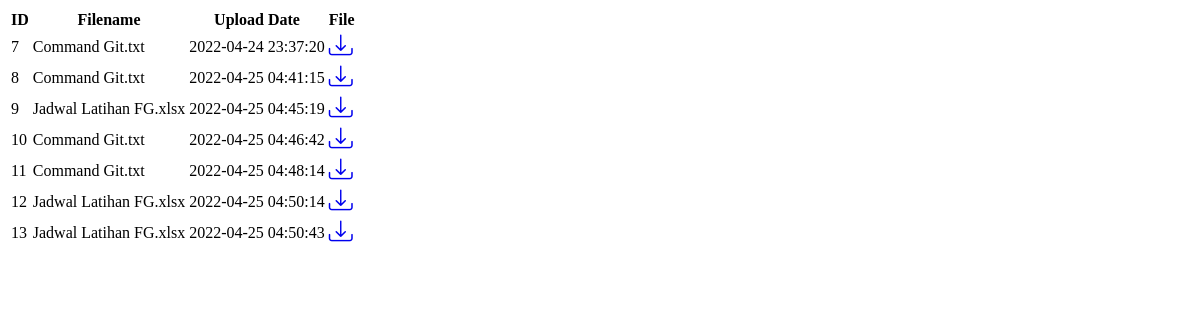
Page /question_list.php on the earlier database version.
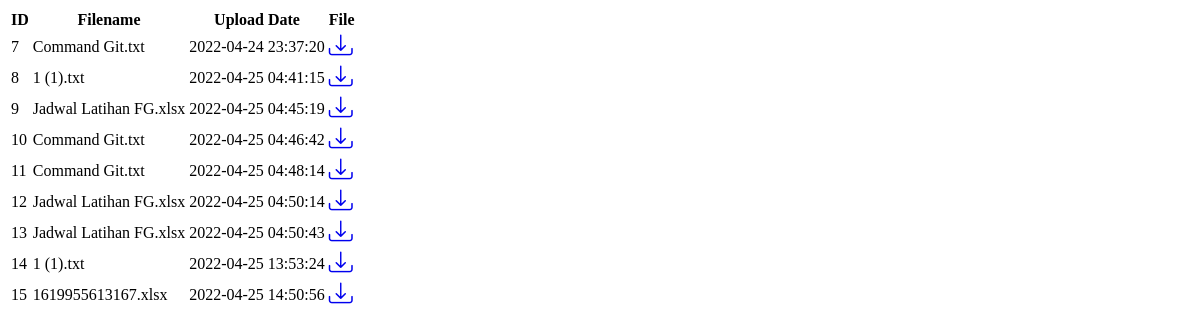
Same page on the later database version.
### tables this page shows
CREATE TABLE `assignment_questions` (
  `assignment_question_id` int(10) UNSIGNED NOT NULL,
  `question_filename` varchar(255) NOT NULL,
  `question_upload_date` datetime NOT NULL,
  `assignment_id` int(10) UNSIGNED DEFAULT NULL
);

### Model/AssignmentQuestion.php (called while the page is built, shortened)
<?php
class AssignmentQuestion
{
    private $dbConn;
    public function __construct()
    {
        require_once("DbConnect.php");
        $db = new DbConnect;
        $this->dbConn = $db->connect();
    }
    public function getAllQuestions()
    {
        $stmt = $this->dbConn->prepare("SELECT * FROM assignment_questions");
        try {
            if ($stmt->execute()) {
                $allQuestions = $stmt->fetchAll(PDO::FETCH_ASSOC);
            }
        } catch (Exception $e) {
            return $e->getMessage();
        }
        return $allQuestions;
    }
}

### Model/DbConnect.php (called while the page is built, shortened)
<?php
class DbConnect
{
    private $host = "localhost";
    private $user = "root";
    private $pass = "";
    private $dbName = "incareer2";
    public function connect()
    {
        try {
            $this->conn = new PDO('mysql:host=' . $this->host . '; dbname=' . $this->dbName, $this->user, $this->pass);
            $this->conn->setAttribute(PDO::ATTR_ERRMODE, PDO::ERRMODE_EXCEPTION);
            return $this->conn;
        } catch (PDOException $e) {
            echo "Database Error: " . $e->getMessage();
        }
    }
}

### question_list.php (the view, shortened to what this page needs)
<?php
require "./Model/AssignmentQuestion.php";
$objQuest = new AssignmentQuestion;
$questions = $objQuest->getAllQuestions();
?>
<!DOCTYPE html>
<html lang="en">
<head>
    <link rel="stylesheet" href="https://cdn.jsdelivr.net/npm/bootstrap-icons@1.8.1/font/bootstrap-icons.css">
</head>
<body>
    <table>
        <thead>
            <th>ID</th>
            <th>Filename</th>
            <th>Upload Date</th>
            <th>File</th>
        </thead>
        <tbody>
            <?php foreach($questions as $row => $quest) : ?>
                <tr>
                    <td><?=$quest['assignment_question_id'];?></td>
                    <td><?=$quest['question_filename'];?></td>
                    <td><?=$quest['question_upload_date'];?></td>
                    <td>
                        <a href="download.php?path=./Upload/Assignment/Questions/<?php echo $quest['question_filename'] ?>">
                            <span class="badge bg-primary"><i class="bi bi-download" style="font-size: 1.5rem; "></i></span>
                        </a>
                    </td>
                </tr>
            <?php endforeach ?>
        </tbody>
    </table>
</body>
</html>

Differences in the rows shown:
changed assignment_questions id 8: question_filename "Command Git.txt" → "1 (1).txt"
added assignment_questions: assignment_question_id "14", question_filename "1 (1).txt", question_upload_date "2022-04-25 13:53:24"
added assignment_questions: assignment_question_id "15", question_filename "1619955613167.xlsx", question_upload_date "2022-04-25 14:50:56"
